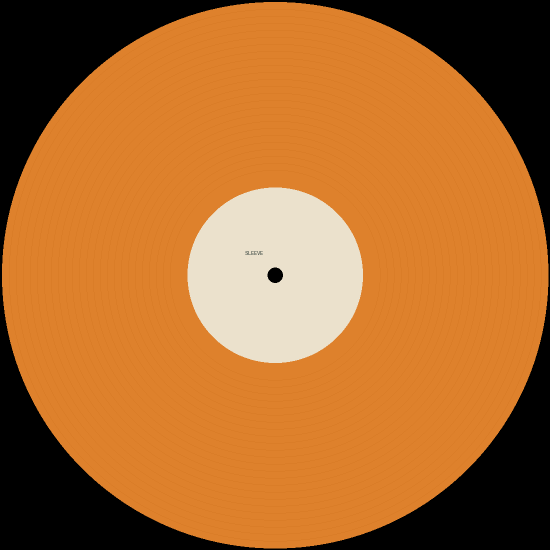
#> input picture Resources/Samples/Oranje-referentie.png, 1100 x 1100 px (shown at 1/2 size)
$ python scan_vlak.py ../Samples/Oranje-referentie.png ../Samples/Voorbeeld_sidea.png
#> lines starting #> are read from the running program, lines starting #| are printed output that depends on the picture; after the words box and inside, x2 and y2 are one past the last pixel; in counts of white or black regions, pixels touching at a corner belong together
#!/usr/bin/env python3
"""Optie: de helderheid van effen vinyl gelijktrekken (André 14 nov, 'optie 1').

Wit vinyl toont na het scannen soms lichte grijze vlekken (licht van de scanner, de rand van het glas): Queen 2021
kant A, helderheid 95 tegen 99. Gemeten, niet verzonnen: per plek de helderheid van het vinyl over een paar mm
(gemiddelde over de omgeving), vergeleken met hoe licht het vinyl op dezelfde afstand van het midden rondom is
(90e percentiel); zo blijft wat rondom gelijk is (de afgeronde rand, de uitloop) zoals het is.
Waar het donkerder is, gaat alleen de helderheid omhoog (alle drie de kleuren met dezelfde factor); groeven, stof en
krasjes blijven zoals ze gescand zijn. Alleen voor effen vinyl (een kleur), alleen ophelderen, hooguit 8 L.
Label en gaatje blijven onaangeroerd. Standaard uit; als het gebeurt, staat het bij het resultaat.

Gebruik als programma: scan_vlak.py <in.png> <uit.png>  (drukt een json-regel af)
"""
import json, sys

import cv2
import numpy as np

MAX_L = 8.0          # hooguit zoveel L-eenheden lichter
PLAIN = 0.90         # zoveel van het vinyl moet binnen ΔE 12 van de mediaankleur liggen (effen)
INNER = 0.30         # binnen 30% van de straal niet (gaatje); het label valt af op kleur (lp-label 100 mm: 33%)


def level(img, dpi):
    """img: BGR of BGRA, de uitgesneden plaat (rond, midden = midden van het beeld). Geeft (img, info)."""
    h, w = img.shape[:2]
    alpha = img[..., 3] if img.ndim == 3 and img.shape[2] == 4 else np.full((h, w), 255, np.uint8)
    bgr = img[..., :3]
    k = max(1, int(round(dpi / 150)))                      # rekenen op ±150 dpi (0,17 mm): ook een smalle strook langs de rand
    sw, sh = max(8, w // k), max(8, h // k)
    lab = cv2.cvtColor(cv2.resize(bgr, (sw, sh), interpolation=cv2.INTER_AREA), cv2.COLOR_BGR2LAB).astype(np.float32)
    am = cv2.resize(alpha, (sw, sh), interpolation=cv2.INTER_AREA) > 250
    yy, xx = np.mgrid[0:sh, 0:sw]
    r = np.hypot(xx - sw / 2, yy - sh / 2) / (min(sw, sh) / 2)
    ring = am & (r > INNER + .05) & (r < .97)
    if ring.sum() < 100:
        return img, {'levelled': False, 'why': 'too little vinyl to measure'}
    med = np.median(lab[ring], 0)
    dE = np.linalg.norm(lab - med, axis=2)
    plain = float((dE[ring] < 12).mean())
    if plain < PLAIN:
        return img, {'levelled': False, 'plain': round(plain, 3),
                     'why': f'the vinyl is not one plain colour ({100 * plain:.0f}% near its main colour); tone not levelled'}
    if med[0] * 100 / 255 < 60:
        # donker vinyl: daar zijn de vlekken glans (lichter), geen schaduw; ophelderen zou de glans overal leggen
        return img, {'levelled': False, 'plain': round(plain, 3), 'why': 'only light vinyl is levelled (dark vinyl shows gloss, not shade)'}
    vin = am & (r > INNER) & (dE < 12)
    # Rondom meten: per afstand tot het midden is de plaat van zichzelf gelijk (ook de afgeronde rand en de uitloop
    # zijn rondom even licht). Een plek die donkerder is dan de rest op dezelfde afstand is licht van de scan, geen
    # plaat. In poolcoördinaten: 0,5 mm in de straal en 1 graad rond, zodat ook een strook van een paar mm langs de
    # rand meetelt (Queen 2021 kant A rechtsboven: 96,5 -> 98,5 bij 99,2 rondom; breder meten liet de buren doorschieten).
    L = lab[..., 0] * 100 / 255
    c = (sw / 2, sh / 2); Rp = min(sw, sh) / 2; NA = 1440
    pol = lambda a_: cv2.warpPolar(a_, (int(Rp), NA), c, Rp, cv2.WARP_POLAR_LINEAR)
    PL, PM = pol(L.astype(np.float32)), pol(vin.astype(np.float32))
    mm_px = 25.4 / dpi * k
    sr = max(.5 / mm_px, 1.0); st = 1 / 360 * NA
    blur = lambda a_: cv2.GaussianBlur(cv2.copyMakeBorder(a_, int(4 * st), int(4 * st), 0, 0, cv2.BORDER_WRAP), (0, 0), sigmaX=sr, sigmaY=st)[int(4 * st):-int(4 * st)]
    lp = blur(PL * PM) / np.maximum(blur(PM), 1e-3)
    ok = blur(PM) > .3
    target = np.full(lp.shape[1], np.nan, np.float32)
    for col in range(lp.shape[1]):
        v_ = lp[ok[:, col], col]
        if len(v_) > NA * .5:
            target[col] = np.percentile(v_, 90)
    if np.isnan(target).all():
        return img, {'levelled': False, 'why': 'too little vinyl to measure'}
    d = np.clip(target[None, :] - lp, 0, MAX_L)
    d[:, np.isnan(target)] = 0; d[~ok] = 0
    d = cv2.GaussianBlur(d.astype(np.float32), (0, 0), 1.0)
    D = cv2.warpPolar(d, (sw, sh), c, Rp, cv2.WARP_POLAR_LINEAR | cv2.WARP_INVERSE_MAP) * (am & (r > INNER))
    lpc = cv2.warpPolar(np.nan_to_num(lp, nan=99).astype(np.float32), (sw, sh), c, Rp, cv2.WARP_POLAR_LINEAR | cv2.WARP_INVERSE_MAP)
    if float(D[vin].max()) < .5:
        return img, {'levelled': False, 'plain': round(plain, 3), 'why': 'the vinyl tone is already even'}
    gain = 1 + D / np.maximum(lpc, 20)                     # zelfde factor voor B, G en R: alleen lichter, zelfde kleur
    G = cv2.resize(gain, (w, h), interpolation=cv2.INTER_CUBIC)[..., None]
    out = np.clip(bgr.astype(np.float32) * G, 0, 255)
    out = np.where(G > 1.0005, out.round(), bgr).astype(np.uint8)   # waar niets verandert: exact het origineel
    res = np.dstack([out, alpha]) if img.ndim == 3 and img.shape[2] == 4 else out
    return res, {'levelled': True, 'plain': round(plain, 3), 'max_L': round(float(D[vin].max()), 1),
                 'mean_L': round(float(D[vin].mean()), 2)}


def main():
    src, dst = sys.argv[1], sys.argv[2]
    img = cv2.imread(src, cv2.IMREAD_UNCHANGED)
#> img is the input picture: shape (1100, 1100, 4); mean B, G, R, A 46.4, 107.2, 172.7, 197.5
    dpi = 0.0
    try:
        from PIL import Image
        with Image.open(src) as im:
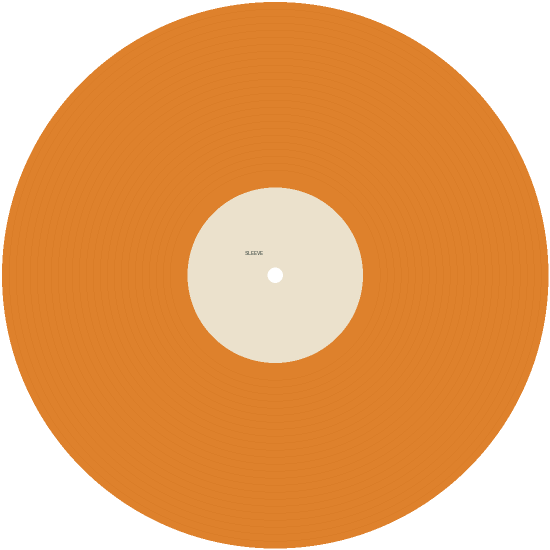
#> im: PIL image 1100x1100 RGBA (shown at 1/2 size); mean R, G, B, A 172.7, 107.2, 46.4, 197.5; transparent parts drawn white
            dpi = float((im.info.get('dpi') or (0, 0))[0])
#> dpi = 0
    except Exception:
        pass
    if not dpi:
        dpi = img.shape[1] / (300 / 25.4)                  # lp-maat als terugval
#> dpi = 93.13
    out, info = level(img, dpi)
#> in level, `alpha = img[..., 3] if img.ndim == 3 and img.shape[2] == 4 else np.ful..`:
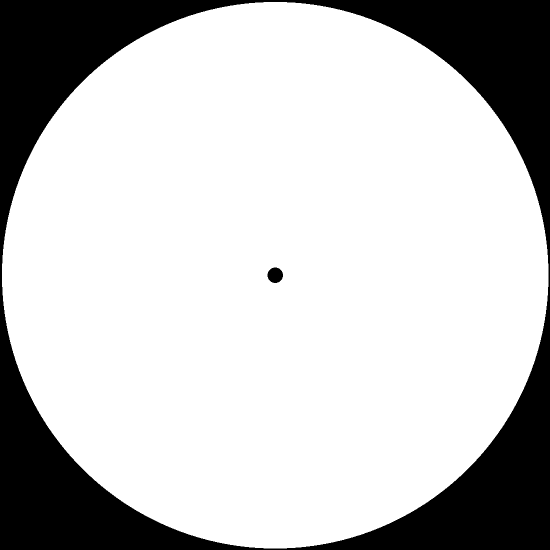
#> alpha: shape (1100, 1100) (shown at 1/2 size); 77.5% white; 2 black regions, box (x1, y1, x2, y2) and area: (0, 0, 1100, 1100) 271895, (535, 535, 566, 566) 749
#> in level, `ring = am & (r > INNER + .05) & (r < .97)`: ring: shape (1100, 1100) bool; 64.3% white; 2 black regions, box (x1, y1, x2, y2) and area: (0, 0, 1100, 1100) 315823, (358, 358, 743, 743) 116417
#> in level, `med = np.median(lab[ring], 0)`: med = [160, 158, 186]
#> in level, `dE = np.linalg.norm(lab - med, axis=2)`:
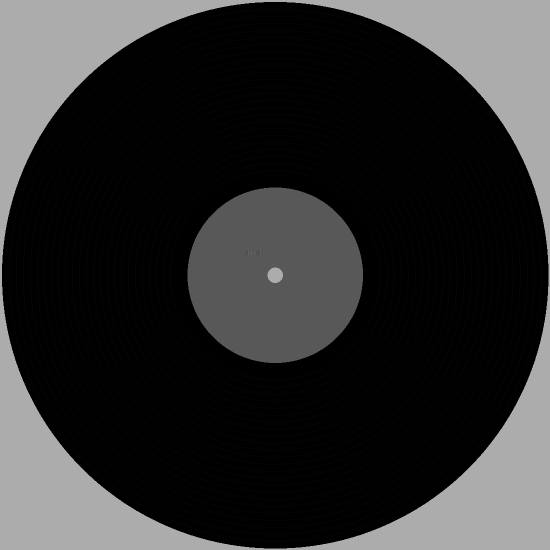
#> dE: shape (1100, 1100) float32 (shown at 1/2 size); min 0, max 172.8, mean 46.3
#> in level, `plain = float((dE[ring] < 12).mean())`: plain = 1
#> in level, `vin = am & (r > INNER) & (dE < 12)`: vin: shape (1100, 1100) bool; 69.5% white; 2 black regions, box (x1, y1, x2, y2) and area: (0, 0, 1100, 1100) 271895, (375, 375, 726, 726) 96689
#> in level, `PL, PM = pol(L.astype(np.float32)), pol(vin.astype(np.float32))`: PM: shape (1440, 550) float32; values 0 (black) and 1 (white), 67.5% white; 2 black regions, box (x1, y1, x2, y2) and area: (0, 0, 177, 1440) 253332, (546, 0, 550, 1440) 4336
#> in level, `ok = blur(PM) > .3`:
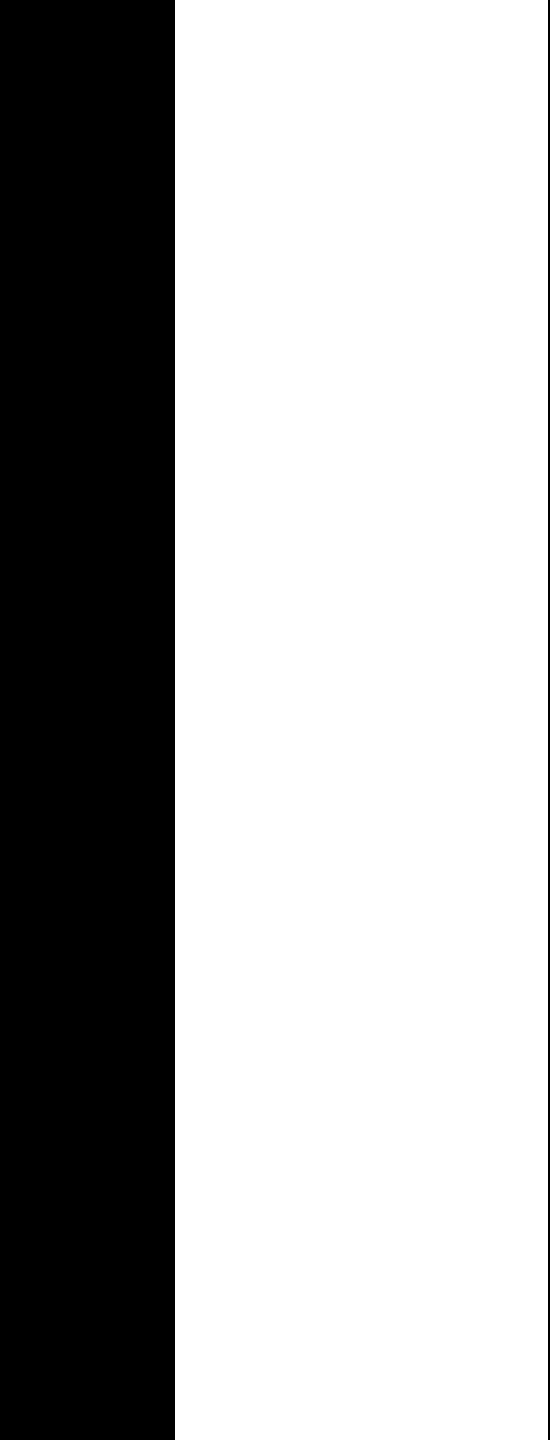
#> ok: shape (1440, 550) bool; 67.8% white; 2 black regions, box (x1, y1, x2, y2) and area: (0, 0, 175, 1440) 252000, (548, 0, 550, 1440) 2880
#> in level, `d = np.clip(target[None, :] - lp, 0, MAX_L)`:
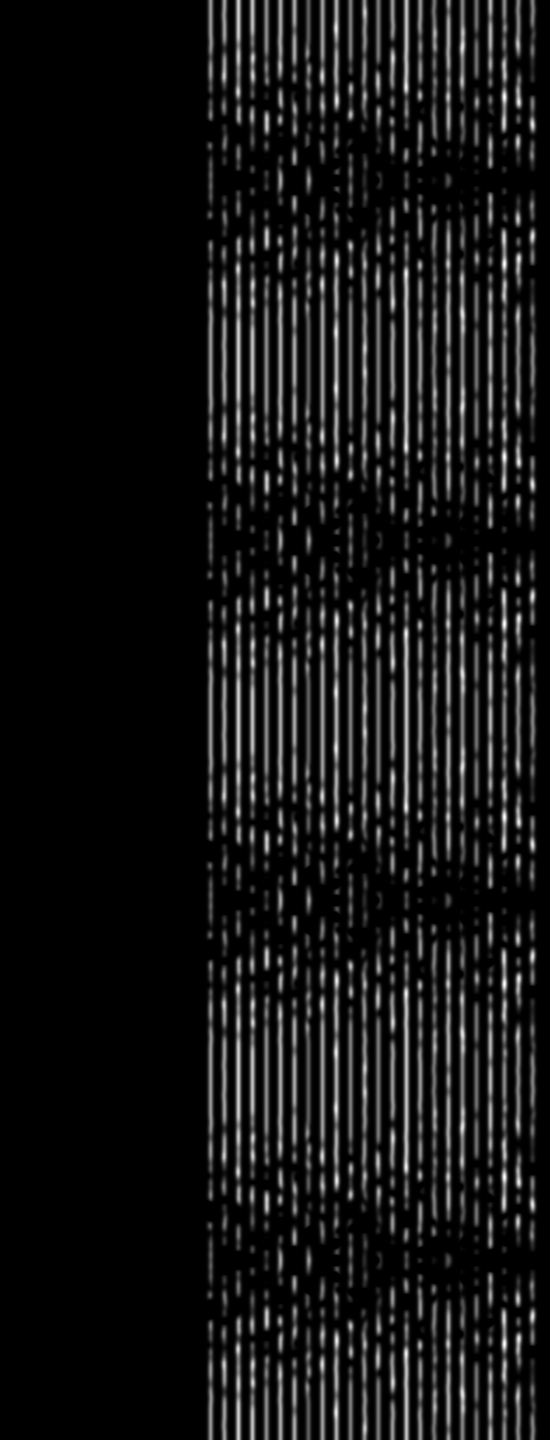
#> d: shape (1440, 550) float32; 32.18% of the values are NaN or infinite; the others: min 0, max 0.218, mean 0.0257; drawn with min black, max white, NaN and infinite black
#> in level, `D = cv2.warpPolar(d, (sw, sh), c, Rp, cv2.WARP_POLAR_LINEAR | cv2.WARP..`:
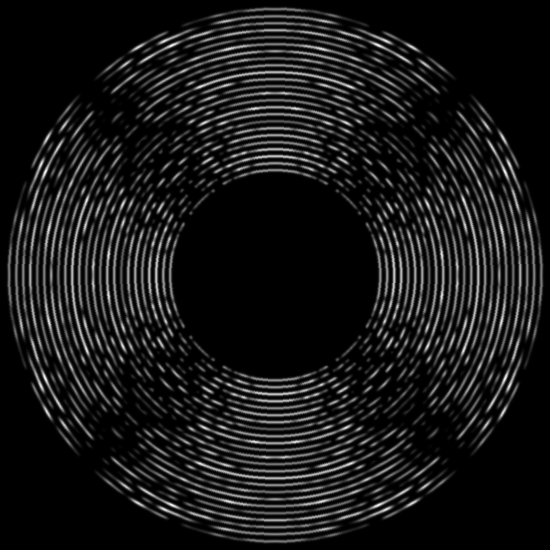
#> D: shape (1100, 1100) float32 (shown at 1/2 size); 0.01% of the values are NaN or infinite; the others: min 0, max 0.191, mean 0.0184; drawn with min black, max white, NaN and infinite black
#> in level, `lpc = cv2.warpPolar(np.nan_to_num(lp, nan=99).astype(np.float32), (sw,..`:
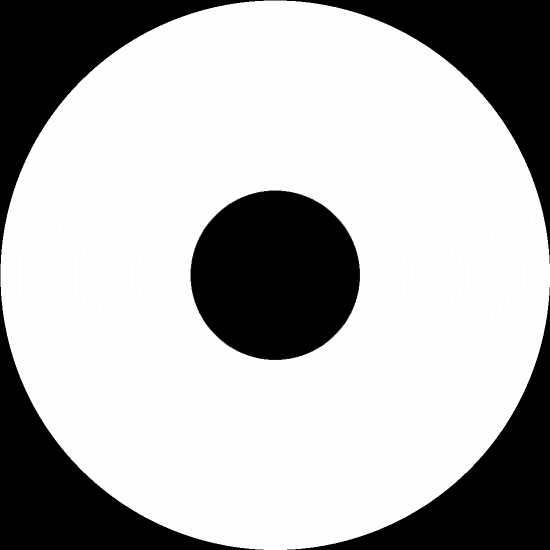
#> lpc: shape (1100, 1100) float32 (shown at 1/2 size); min 0, max 62.75, mean 44.4; drawn with min black and max white
#> info = {'levelled': False, 'plain': 1, 'why': 'the vinyl tone is already even'}
    cv2.imwrite(dst, out)
    print(json.dumps(info))
#| {"levelled": false, "plain": 1.0, "why": "the vinyl tone is already even"}


if __name__ == '__main__':
    main()
